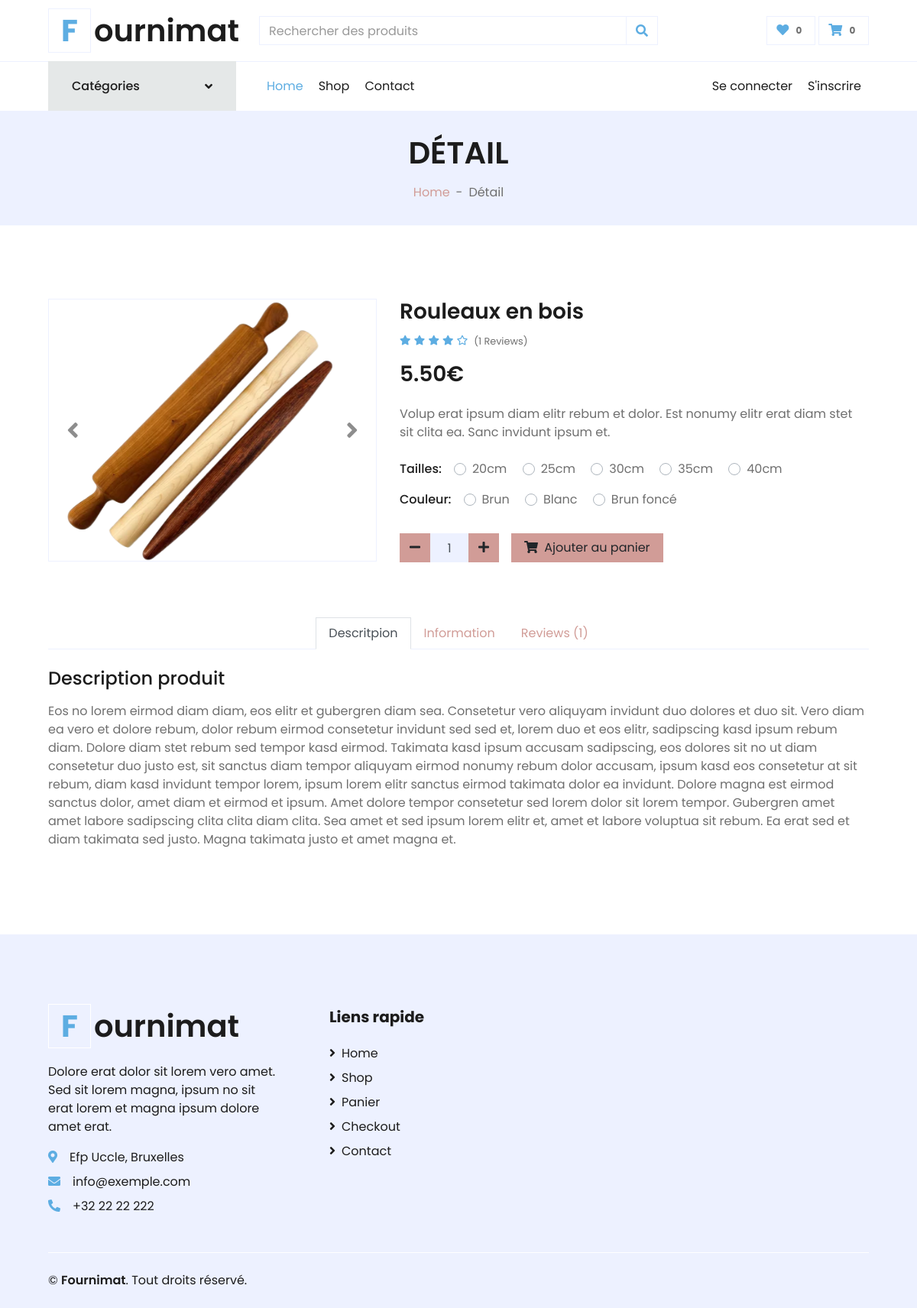
Page /FournimatHtml/detail.php on the committed database.
### tables this page shows
CREATE TABLE `product` (
  `id` int(11) NOT NULL,
  `name` varchar(128) NOT NULL,
  `smalldescription` varchar(128) NOT NULL,
  `description` text NOT NULL,
  `information` varchar(128) NOT NULL,
  `price` decimal(10,2) NOT NULL,
  `promo` int(11) NOT NULL,
  `photo` varchar(128) NOT NULL,
  `photo2` varchar(128) NOT NULL,
  `category` varchar(128) NOT NULL,
  `total_sale` int(11) NOT NULL,
  `rate` int(11) NOT NULL,
  `date_arrival` date NOT NULL,
  `selection` int(11) NOT NULL
);

### FournimatHtml/detail.php (the view, shortened to what this page needs)
<!DOCTYPE html>
<html lang="en">
    <head>
        <link href="https://cdnjs.cloudflare.com/ajax/libs/font-awesome/5.10.0/css/all.min.css" rel="stylesheet">
        <link href="lib/owlcarousel/assets/owl.carousel.min.css" rel="stylesheet">
        <link href="css/style.css" rel="stylesheet">
    </head>
<body>
    <div class="container-fluid">
        <div class="row align-items-center py-3 px-xl-5">
            <div class="col-lg-3 d-none d-lg-block">
                <a href="" class="text-decoration-none">
                    <h1 class="m-0 display-5 font-weight-semi-bold"><span class="text-primary font-weight-bold border px-3 mr-1">F</span>ournimat</h1>
                </a>
            </div>
            <div class="col-lg-6 col-6 text-left">
                <form action="">
                    <div class="input-group">
                        <input type="text" class="form-control" placeholder="Rechercher des produits">
                        <div class="input-group-append">
                            <span class="input-group-text bg-transparent text-primary">
                                <i class="fa fa-search"></i>
                            </span>
                        </div>
                    </div>
                </form>
            </div>
            <div class="col-lg-3 col-6 text-right">
                <a href="wishlist.html" class="btn border">
                    <i class="fas fa-heart text-primary"></i>
                    <span class="badge">0</span>
                </a>
                <a href="cart.html" class="btn border">
                    <i class="fas fa-shopping-cart text-primary"></i>
                    <span class="badge">0</span>
                </a>
            </div>
        </div>
    </div>
    <div class="container-fluid">
        <div class="row border-top px-xl-5">
            <div class="col-lg-3 d-none d-lg-block">
                <a class="btn shadow-none d-flex align-items-center justify-content-between bg-primary text-white w-100" data-toggle="collapse" href="#navbar-vertical" style="height: 65px; margin-top: -1px; padding: 0 30px;">
                    <h6 class="m-0">Catégories</h6>
                    <i class="fa fa-angle-down text-dark"></i>
                </a>
            </div>
            <div class="col-lg-9">
                <nav class="navbar navbar-expand-lg bg-light navbar-light py-3 py-lg-0 px-0">
                    <div class="collapse navbar-collapse justify-content-between" id="navbarCollapse">
                        <div class="navbar-nav mr-auto py-0">
                            <a href="index.php" class="nav-item nav-link active">Home</a>
                            <a href="shop.html" class="nav-item nav-link">Shop</a>
                            <a href="contact.html" class="nav-item nav-link">Contact</a>
                        </div>
                        <div class="navbar-nav ml-auto py-0">
                            <a href="login.php" class="nav-item nav-link">Se connecter</a>
                            <a href="register.php" class="nav-item nav-link">S'inscrire</a>
                        </div>
                    </div>
                </nav>
            </div>
        </div>
    </div>
    <div class="container-fluid bg-secondary mb-5">
        <div class="d-flex flex-column align-items-center justify-content-center" style="min-height: 150px">
            <h1 class="font-weight-semi-bold text-uppercase mb-3">Détail</h1>
            <div class="d-inline-flex">
                <p class="m-0"><a href="index.php">Home</a></p>
                <p class="m-0 px-2">-</p>
                <p class="m-0">Détail</p>
            </div>
        </div>
    </div>
    <?php
    require ('pdo.php');
    $statement = $pdo->prepare('SELECT * FROM product');
    $statement->execute(array());
    foreach($statement as $row) {
 echo"
    <div class='container-fluid py-5'>
        <div class='row px-xl-5'>
            <div class='col-lg-5 pb-5'>
                <div id='product-carousel' class='carousel slide' data-ride='carousel'>
                    <div class='carousel-inner border'>
                        <div class='carousel-item active'>
                            <img class='w-100 h-100' src='".$row['photo'] . "' alt='".$row['name'] . "'>
                        </div>
                        <div class='carousel-item'>
                            <img class='w-100 h-100' src='".$row['photo'] . "' alt='".$row['name'] . "'>
                        </div>
                    </div>
                    <a class='carousel-control-prev' href='#product-carousel' data-slide='prev'>
                        <i class='fa fa-2x fa-angle-left text-dark'></i>
                    </a>
                    <a class='carousel-control-next' href='#product-carousel' data-slide='next'>
                        <i class='fa fa-2x fa-angle-right text-dark'></i>
                    </a>
                </div>
            </div>
            <div class='col-lg-7 pb-5'>
                <h3 class='font-weight-semi-bold'>".$row['name'] . "</h3>
                <div class='d-flex mb-3'>
                    <div class='text-primary mr-2'>";
                    if ($row['rate'] == 1 || $row['rate'] == 2) {
                        echo"
                                <small class='fas fa-star'></small>
                                <small class='far fa-star'></small>
                                <small class='far fa-star'></small>
                                <small class='far fa-star'></small>
                                <small class='far fa-star'></small>
                          ";
                    }
                    elseif ($row['rate'] == 7 || $row['rate'] == 8) {
                        echo"
                                <small class='fas fa-star'></small>
                                <small class='fas fa-star'></small>
                                <small class='fas fa-star'></small>
                                <small class='fas fa-star'></small>
                                <small class='far fa-star'></small>
                          ";
                    }
                    echo"</div>
                    <small class='pt-1'>(1 Reviews)</small>
                </div>
                <h3 class='font-weight-semi-bold mb-4'>".$row['price'] . "€</h3>
                <p class='mb-4'>".$row['smalldescription'] . "</p>
                <div class='d-flex mb-3'>
                    <p class='text-dark font-weight-medium mb-0 mr-3'>Tailles:</p>
                    <form>
                        <div class='custom-control custom-radio custom-control-inline'>
                            <label class='custom-control-label' for='size-1'>20cm</label>
                        </div>
                        <div class='custom-control custom-radio custom-control-inline'>
                            <label class='custom-control-label' for='size-2'>25cm</label>
                        </div>
                        <div class='custom-control custom-radio custom-control-inline'>
                            <label class='custom-control-label' for='size-3'>30cm</label>
                        </div>
                        <div class='custom-control custom-radio custom-control-inline'>
                            <label class='custom-control-label' for='size-4'>35cm</label>
                        </div>
                        <div class='custom-control custom-radio custom-control-inline'>
                            <label class='custom-control-label' for='size-5'>40cm</label>
                        </div>
                    </form>
                </div>
                <div class='d-flex mb-4'>
                    <p class='text-dark font-weight-medium mb-0 mr-3'>Couleur:</p>
                    <form>
                        <div class='custom-control custom-radio custom-control-inline'>
                            <label class='custom-control-label' for='color-1'>Brun</label>
                        </div>
                        <div class='custom-control custom-radio custom-control-inline'>
                            <label class='custom-control-label' for='color-2'>Blanc</label>
                        </div>
                        <div class='custom-control custom-radio custom-control-inline'>
                            <label class='custom-control-label' for='color-3'>Brun foncé</label>
                        </div>
                    </form>
                </div>
                <div class='d-flex align-items-center mb-4 pt-2'>
                    <div class='input-group quantity mr-3' style='width: 130px;'>
                        <div class='input-group-btn'>
                            <button class='btn btn-primary btn-minus' >
                            <i class='fa fa-minus'></i>
                            </button>
                        </div>
                        <input type='text' class='form-control bg-secondary text-center' value='1'>
                        <div class='input-group-btn'>
                            <button class='btn btn-primary btn-plus'>
                                <i class='fa fa-plus'></i>
                            </button>
                        </div>
                    </div>
                    <button class='btn btn-primary px-3'><i class='fa fa-shopping-cart mr-1'></i> Ajouter au panier</button>
                </div>
            </div>
        </div>
        <div class='row px-xl-5'>
            <div class='col'>
                <div class='nav nav-tabs justify-content-center border-secondary mb-4'>
                    <a class='nav-item nav-link active' data-toggle='tab' href='#tab-pane-1'>Descritpion</a>
                    <a class='nav-item nav-link' data-toggle='tab' href='#tab-pane-2'>Information</a>
                    <a class='nav-item nav-link' data-toggle='tab' href='#tab-pane-3'>Reviews (1)</a>
                </div>
                <div class='tab-content'>
                    <div class='tab-pane fade show active' id='tab-pane-1'>
                        <h4 class='mb-3'>Description produit</h4>
                        <p>".$row['description'] . "</p>
                        </div>
                        <p>".$row['information'] . "</p>
                </div>
            </div>
        </div>
    </div>
";
break;
}
?>
    <div class="container-fluid bg-secondary text-dark mt-5 pt-5">
        <div class="row px-xl-5 pt-5">
            <div class="col-lg-4 col-md-12 mb-5 pr-3 pr-xl-5">
                <a href="" class="text-decoration-none">
                    <h1 class="mb-4 display-5 font-weight-semi-bold"><span class="text-primary font-weight-bold border border-white px-3 mr-1">F</span>ournimat</h1>
                </a>
                <p>Dolore erat dolor sit lorem vero amet. Sed sit lorem magna, ipsum no sit erat lorem et magna ipsum dolore amet erat.</p>
                <p class="mb-2"><i class="fa fa-map-marker-alt text-primary mr-3"></i>Efp Uccle, Bruxelles</p>
                <p class="mb-2"><i class="fa fa-envelope text-primary mr-3"></i>info@exemple.com</p>
                <p class="mb-0"><i class="fa fa-phone-alt text-primary mr-3"></i>+32 22 22 222</p>
            </div>
            <div class="col-lg-8 col-md-12">
                <div class="row">
                    <div class="col-md-4 mb-5">
                        <h5 class="font-weight-bold text-dark mb-4">Liens rapide</h5>
                        <div class="d-flex flex-column justify-content-start">
                            <a class="text-dark mb-2" href="index.html"><i class="fa fa-angle-right mr-2"></i>Home</a>
                            <a class="text-dark mb-2" href="shop.html"><i class="fa fa-angle-right mr-2"></i>Shop</a>
                            <a class="text-dark mb-2" href="cart.html"><i class="fa fa-angle-right mr-2"></i>Panier</a>
                            <a class="text-dark mb-2" href="checkout.html"><i class="fa fa-angle-right mr-2"></i>Checkout</a>
                            <a class="text-dark" href="contact.html"><i class="fa fa-angle-right mr-2"></i>Contact</a>
                        </div>
                    </div>
                </div>
            </div>
        </div>
        <div class="row border-top border-light mx-xl-5 py-4">
            <div class="col-md-6 px-xl-0">
                <p class="mb-md-0 text-center text-md-left text-dark">
                    &copy; <a class="text-dark font-weight-semi-bold" href="#">Fournimat</a>. Tout droits réservé.
                </p>
            </div>
        </div>
    </div>
</body>
</html>

### rows in the picture
product: name "Rouleaux en bois", rate 7 (drawn), price "5.50", smalldescription "Volup erat ipsum diam elitr rebum et dolor. Est nonumy elitr erat diam stet sit clita ea. Sanc invidunt ipsum et.", description "Eos no lorem eirmod diam diam, eos elitr et gubergren diam sea. Consetetur vero aliquyam invidunt duo dolores et duo sit. Vero diam ea vero et dolore rebum, dolor rebum eirmod consetetur invidunt sed sed et, lorem duo et eos elitr, sadipscing kasd ipsum rebum diam. Dolore diam stet rebum sed tempor kasd eirmod. Takimata kasd ipsum accusam sadipscing, eos dolores sit no ut diam consetetur duo justo est, sit sanctus diam tempor aliquyam eirmod nonumy rebum dolor accusam, ipsum kasd eos consetetur at sit rebum, diam kasd invidunt tempor lorem, ipsum lorem elitr sanctus eirmod takimata dolor ea invidunt. Dolore magna est eirmod sanctus dolor, amet diam et eirmod et ipsum. Amet dolore tempor…"
